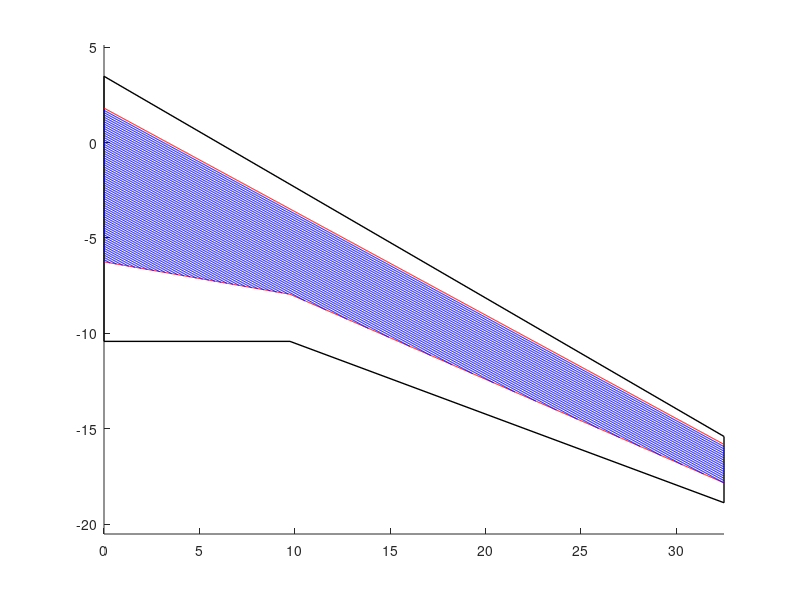

Here is the MATLAB script that generated this plot:
clear
clf
clc

% parameters
area = 482; % m^2
wing_span = 65; % m
taper_ratio = 0.25;
quarter_chord_sweep = 26.6; % degrees
trailing_edge_kink = 0.3; % fraction of wing span
area_ratio = 0.0939; % cross-sectional area as a proportion of c^2

% simple design
total_chord = 1 + 1 / taper_ratio;
tip_chord = 2 * area / (wing_span * total_chord);
root_chord = tip_chord / taper_ratio;
qcy = -wing_span / 2 * tand(quarter_chord_sweep);
le_tip = qcy + tip_chord / 4;
te_tip = qcy - 3 * tip_chord / 4;
le_root = root_chord / 4;
te_root = -3 * root_chord / 4;

% wing with trailing edge kink
kink_span = wing_span / 2 * trailing_edge_kink;
% recalculate the wing iteratively
A_tot = 0; % initialize the total area to a value larger than the target area
tip_chord2 = tip_chord;
root_chord2 = root_chord;

% iterative loop
while A_tot < area/2
    A_le = wing_span / 16 * (tip_chord2 + root_chord2);
    A_inner = kink_span / 2 * (3/2 * root_chord2 - kink_span * tand(quarter_chord_sweep));
    A_outer = (wing_span / 2 - kink_span)/2 * (3/4 * root_chord2 - kink_span * tand(quarter_chord_sweep) + 3/4 * tip_chord2);
    A_tot = A_le + A_inner + A_outer;
    root_chord2 = root_chord2 + 1e-3;
    tip_chord2 = root_chord2 * taper_ratio;
end

qcy = -wing_span / 2 * tand(quarter_chord_sweep);
le_tip = qcy + tip_chord2 / 4;
te_tip = qcy - 3 * tip_chord2 / 4;
le_root = root_chord2 / 4;
te_root = -3 * root_chord2 / 4;

% draw the wing
hold on
plot([0, wing_span / 2], [le_root, le_tip], 'k-', 'LineWidth', 1)
plot([0, kink_span], [te_root, te_root], 'k-', 'LineWidth', 1)
plot([kink_span, wing_span / 2], [te_root, te_tip], 'k-', 'LineWidth', 1)
plot([0, 0], [le_root, te_root], 'k-', 'LineWidth', 1)
plot([wing_span / 2, wing_span / 2], [le_tip, te_tip], 'k-', 'LineWidth', 1)
axis equal

% get chord and spars
x = linspace(0, wing_span/2, 1000);
le = le_root + (le_tip - le_root) .* x ./ (wing_span / 2);
te1 = te_root + (te_root - te_tip) .* (kink_span - x) ./ ((wing_span / 2) - kink_span);
te = min(te_root, te1);
chord = le - te;
% front spar/ 
front_spar = le - 0.12 * chord;
rear_spar = te + 0.3 * chord;
front_spar = linspace(front_spar(1), front_spar(end), 1000);
plot(x, front_spar, "r-")
plot(x, rear_spar, "r-")

% stringer layout
tip_stringers = 16; % number of stringers at the top
stringer_spacing = (front_spar(end) - rear_spar(end)) / (tip_stringers + 1);
for i = 1:tip_stringers * 6
    stringer_pos = max(rear_spar, front_spar - i * stringer_spacing);
    end_pos = 1000;
    if any(stringer_pos == rear_spar)
        end_pos = find(stringer_pos == rear_spar, 1);
    end
    plot(x(1:end_pos), stringer_pos(1:end_pos), "b-")
end

% get the number of stringers at various locations
num_stringers = floor((front_spar - rear_spar) / stringer_spacing);
num_stringers_root = num_stringers(1);
num_stringers_kink = num_stringers(ceil(kink_span ./ wing_span * 2000));
